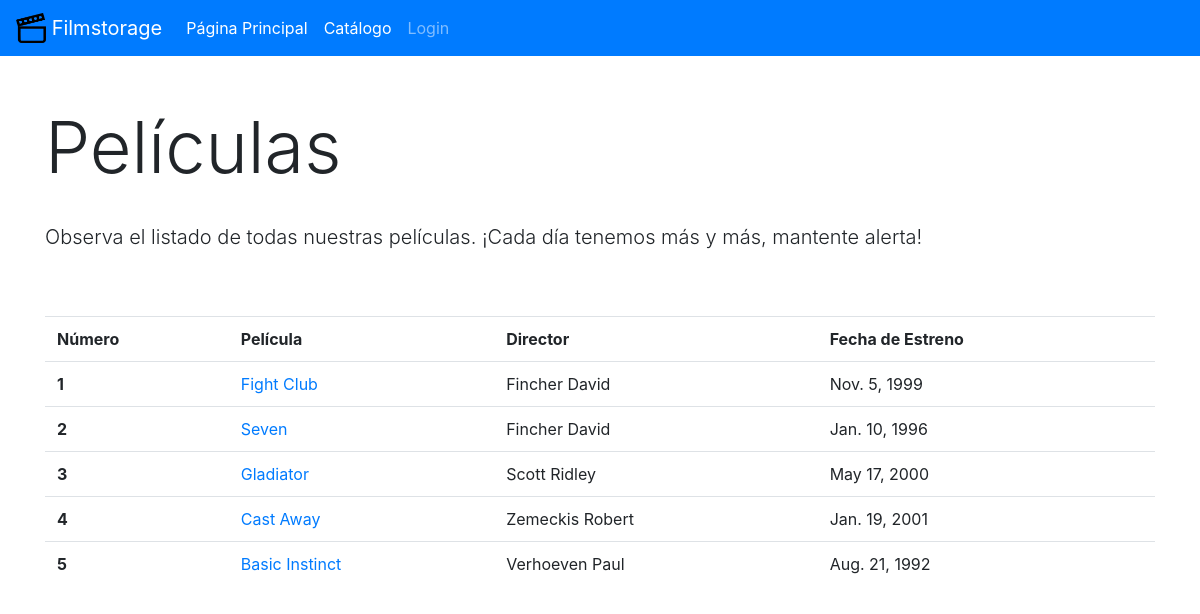
The page /catalog/film_list/ on the database its author committed.
### catalog/models.py (models this page shows, shortened)
class Film(models.Model):
    titulo = models.CharField(max_length=50)
    director = ForeignKey('Director', on_delete=models.SET_NULL, null=True)
    genero = ForeignKey('Genre', on_delete=models.SET_NULL, null=True)
    protagonista = ForeignKey('Actor', on_delete=models.SET_NULL, null=True)
    fecha_salida = models.DateField(null=True, blank=True)
    sinopsis = models.TextField(max_length=1000, null=True, blank=True)
    imagen = models.ImageField(upload_to="imagenes", null=True)
    def get_absolute_url(self):
        return reverse('film_detail', args=[str(self.id)])

class Director(models.Model):
    nombre = models.CharField(max_length=30)
    apellido = models.CharField(max_length=30)
    fecha_nacimiento = models.DateField(null=True, blank=True)
    GENRE = (
        ('m', 'Male'),
        ('f', 'Female'),
        ('o', 'Other'),
    )
    sexo = models.CharField(max_length=1, choices=GENRE, blank=True, default='o', help_text="(M/F/O)")

### catalog/views.py (the view)
# urls.py: path('film_list/', views.FilmListView.as_view(), name='film_list'),
class FilmListView(generic.ListView):
    model = Film

### catalog/templates/catalog/film_list.html (shortened to what this page needs)
{% extends "base.html" %}
{% block content %}
<link rel="stylesheet" href="https://maxcdn.bootstrapcdn.com/bootstrap/4.0.0/css/bootstrap.min.css">
<div class="container">
<br><br>
<h1 class="display-3">Películas</h1>
<br>
<p class="lead">
    Observa el listado de todas nuestras películas. ¡Cada día tenemos más y más, mantente alerta!
</p>
<br><br>
<table class="table">
    <tr>
        <th scope="col">Número</th>
        <th scope="col">Película</th>
        <th scope="col">Director</th>
        <th scope="col">Fecha de Estreno</th>
    </tr>
    {% for pelicula in film_list %}
    <tr>
        <th scope="row">{{ forloop.counter }}</th>
        <td><a href=" {{ pelicula.get_absolute_url }} ">{{pelicula.titulo}}</a></td>
        <td>{{pelicula.director.nombre}} {{pelicula.director.apellido}}</td>
        <td>{{pelicula.fecha_salida}}</td>
    </tr>
    {% endfor %}
</table>
</div>
{% endblock%}

### catalog/templates/base.html (shortened to what this page needs)
<html lang="en">
<head>
    <link rel="stylesheet" href="https://maxcdn.bootstrapcdn.com/bootstrap/4.0.0/css/bootstrap.min.css">
    </head>
<body>
    {% block navbar %}
      {% include 'navbar.html' %}
    {% endblock %}
    {% block content %}
    {% endblock %}
</body>
</html>

### catalog/templates/navbar.html (shortened to what this page needs)
<nav class="navbar navbar-expand-lg navbar-dark bg-primary">
    <a class="navbar-brand" href="{% url 'index' %}">{% load static %} <img src="{% static 'film.png' %}" width="30" height="30" class="d-inline-block align-top" alt="Header image" ><span> </span>Filmstorage</a>
    <div class="collapse navbar-collapse" id="navbarNavDropdown">
      <ul class="navbar-nav">
        <li class="nav-item active">
          <a class="nav-link" href="{% url 'index' %}">Página Principal</a>
        </li>
        <li class="nav-item active">
          <a class="nav-link" href="{% url 'film_list' %}">Catálogo</a>
        </li>
        {% if user.is_authenticated %}
          {% if request.user.is_active and request.user.is_staff %}
            <li class="nav-item active">
              <a class="nav-link" href="{% url 'filminstance_list' %}">Nuestros Ejemplares</a>
            </li>
          {% endif %}
        <li class="nav-item">
          <a class="nav-link active" href="{% url 'my_films' %}">Mis Películas</a>
        </li>
          <span class="navbar-text">Has iniciado sesión, {{ user.get_username }}</span>
        <li class="nav-item active">
          <a class="nav-link" href="{% url 'logout'%}?next={{request.path}}">Logout</a>
        {% else %}
          <a class="nav-link" href="{% url 'login'%}?next={{request.path}}">Login</a>
        {% endif %}
      </ul>
    </div>
  </nav>

### rows shown on the page
Film: titulo "Fight Club", director.nombre "Fincher", director.apellido "David", fecha_salida "Nov. 5, 1999"
Film: titulo "Seven", director.nombre "Fincher", director.apellido "David", fecha_salida "Jan. 10, 1996"
Film: titulo "Gladiator", director.nombre "Scott", director.apellido "Ridley", fecha_salida "May 17, 2000"
Film: titulo "Cast Away", director.nombre "Zemeckis", director.apellido "Robert", fecha_salida "Jan. 19, 2001"
Film: titulo "Basic Instinct", director.nombre "Verhoeven", director.apellido "Paul", fecha_salida "Aug. 21, 1992"
